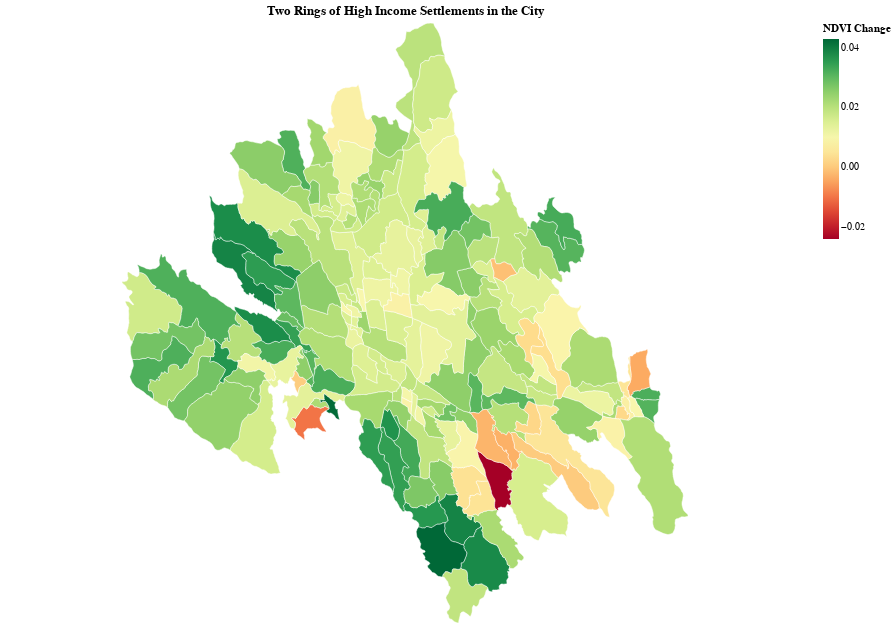

The notebook cell this image was saved under:
### Markdown cell above
Interestingly, los sof greenery has happened in areas that have the highest estimated income. This indicates that it is higher income households that are moving to the outskirts of the city, contributing to loss in greenery. This along with our analysis in previous part seems to confirm—Kathmandu is susburbanizing.

### Code cell
import altair as alt

alt.Chart(main_city).mark_geoshape(
    stroke='white',
    strokeWidth=0.5
).encode(
    color=alt.Color('Avg NDVI Change', 
        scale=alt.Scale(scheme='redyellowgreen'),
        title='NDVI Change'),
    tooltip=['Mun_Name:N', 'ward:N','Est Income:Q']
).properties(
    width=800,
    height=600,
    title='Loss of Greenery in High Income Areas'
)

### Figure 1 — Vega-Lite specification as saved in the notebook (floating-point values rounded to 4 significant figures; data arrays with more than 128 entries replaced by an {"elided": "..."} marker saying what was removed)
{"config": {"view": {"continuousWidth": 300, "continuousHeight": 300}}, "data": {"name": "data-da7d0c271d256ac9a3a7f953c6195ad0"}, "mark": {"type": "geoshape", "stroke": "white", "strokeWidth": 0.5}, "encoding": {"color": {"field": "Avg NDVI Change", "scale": {"scheme": "redyellowgreen"}, "title": "NDVI Change", "type": "quantitative"}, "tooltip": [{"field": "Mun_Name", "type": "nominal"}, {"field": "ward", "type": "nominal"}, {"field": "Est Income", "type": "quantitative"}]}, "height": 600, "title": "Two Rings of High Income Settlements in the City", "width": 800, "$schema": "https://vega.github.io/schema/vega-lite/v5.14.1.json", "datasets": {"data-da7d0c271d256ac9a3a7f953c6195ad0": {"elided": "173 records"}}}
